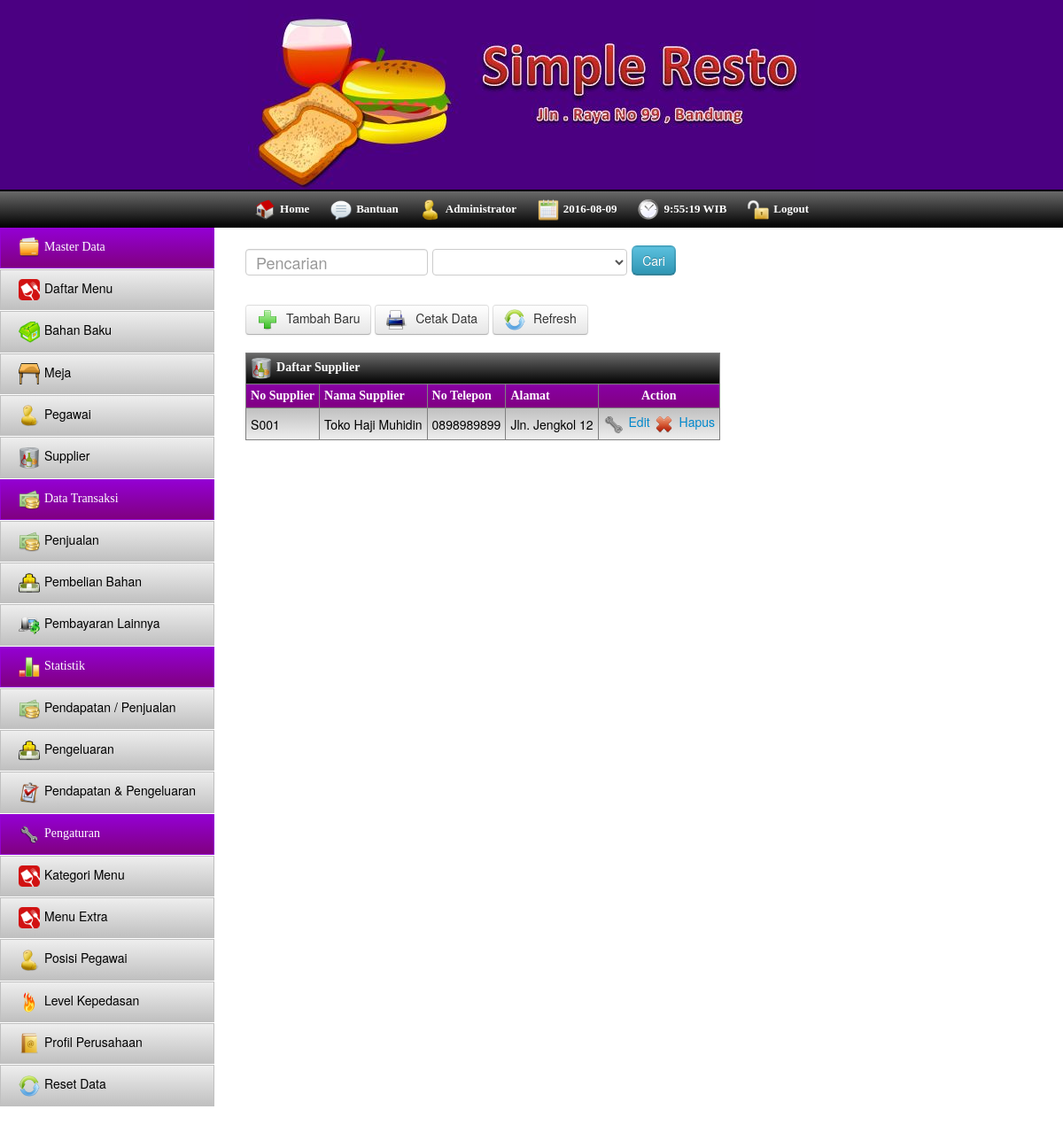
Page /index.php/supplier on the committed database.
### tables this page shows
CREATE TABLE IF NOT EXISTS `supplier` (
  `no_supplier` char(4) NOT NULL,
  `nama` varchar(25) NOT NULL,
  `telp` varchar(14) NOT NULL,
  `alamat` text NOT NULL,
  PRIMARY KEY (`no_supplier`)
);

### application/controllers/supplier.php (called while the page is built, shortened)
<?php if ( ! defined('BASEPATH')) exit('No direct script access allowed');
class Supplier extends CI_Controller{
	function __Construct(){
		$this->load->library('pagination');
		$this->load->Model('Model_supplier');
		$this->load->helper('form');
	}
	function index(){
		$config = array();
        $config["base_url"] = base_url() . "index.php/supplier/page";
        $config["total_rows"] = $this->Model_supplier->CountData();
        $config["per_page"] = 20;
        $config["uri_segment"] = 3;
		$config['first_link'] = 'Pertama';
		$config['last_link'] = 'Terakhir';
        $this->pagination->initialize($config);
        $page = ($this->uri->segment(3)) ? $this->uri->segment(3) : 0;
		$data = array(
			'title'=>'Data Supplier',
			'data'=>$this->Model_supplier->ReadData($config["per_page"], $page),
			'links'=>$this->pagination->create_links(),
			'page'=>$page,
			'totaldata'=>$this->Model_supplier->CountData()
		);
		$this->load->view('view_supplier',$data);
	}
}

### index.php (called while the page is built, shortened)
<?php
require_once BASEPATH.'core/CodeIgniter.php';

### application/models/model_supplier.php (called while the page is built, shortened)
<?php if ( ! defined('BASEPATH')) exit('No direct script access allowed');
class Model_supplier extends CI_Controller{
	function CountData(){
		 return $this->db->count_all('supplier');
	}
	function ReadData($limit, $start) {
        $this->db->limit($limit, $start);
		$this->db->order_by("no_supplier", "asc");
        $query = $this->db->get('supplier');
        if ($query->num_rows() > 0) {
            foreach ($query->result() as $row) {
                $data[] = $row;
            }
            return $data;
        }
        return false;
   }
}

### application/views/view_supplier.php (the view, shortened to what this page needs)
<html>
	<head>
		<?php include "com_library.php";?>
	</head>
	<body>
		<?php include "com_header.php"; ?>
		<?php include "com_toolbar.php"; ?>
		<div id="container">
			<?php include "com_navigasi.php";?>
			<div id="content">
				<div class="pencarian">
					<form class="form_cari" action="<?php echo base_url('index.php/supplier/search');?>">
						<span><input type="text" id="txtcari" name="txtcari" placeholder=" Pencarian" required/></span>
						<span><select id="cari" name="cari" required></select></span>
						<span><input type="submit" value="Cari" class="btn-info"/></span>
					</form>
				</div>
				<div id="button_list">
					<a href="javascript:void(0)" id="tambah" class="btn"><img src="<?php echo base_url();?>assets/img/tambah.png" class="icon"/> Tambah Baru</a>
					<a href="javascript:void(0)" id="cetak" class="btn"><img src="<?php echo base_url();?>assets/img/Print.png" class="icon"/> Cetak Data</a>
					<a href="javascript:void(0)" id="refresh" class="btn"><img src="<?php echo base_url();?>assets/img/update.png" class="icon"/> Refresh</a>
				</div>
				<div class="table_data">
					<table cellpadding="5" border="1">
						<thead>
							<tr class="tr_title">
								<th colspan="5"><img src="<?php echo base_url();?>assets/img/icon.ingr-database.png" class="icon"/>Daftar Supplier</th>
							</tr>
							<tr>
								<th>No Supplier</th>
								<th>Nama Supplier</th>
								<th>No Telepon</th>
								<th>Alamat</th>
								<th align='center'>Action</th>
							</tr>
						</thead>
						<tbody>
						<?php if($data){
							$no = $page+1;
							foreach($data as $data){
						?>
							<tr>
								<td><?php echo $data->no_supplier;?></td>
								<td><?php echo $data->nama;?></td>
								<td><?php echo $data->telp;?></td>
								<td><?php echo $data->alamat?></td>
								<td>
									<a href="javascript:void(0)" class="edit" id="<?php echo $data->no_supplier;?>"><img src="<?php echo base_url();?>assets/img/fix.png" class="icon"/>Edit</a>
									<a href="javascript:void(0)" class="hapus" id="<?php echo $data->no_supplier;?>"><img src="<?php echo base_url();?>assets/img/hapus.png" class="icon"/>Hapus</a>
								</td>
							</tr>
						<?php $no++; } } ?>
						</tbody>
					</table>
				</div>
			</div>
		</div>
	</body>
</html>

### assets/css/style.css (style rules this page uses)
body { margin: 0; }
.icon { width: 24px; height: 24px; border: 0; vertical-align: middle; margin-right: 5px; }
#container { overflow: auto; width: 100%; margin-bottom: 20px; }
#content { overflow: auto; }
#content .pencarian { margin: 20px 0px 20px 20px; font-size: 18px; }
#content .pencarian #txtcari { height: 30px; font-size: 18px; }
#content .pencarian input[type='submit'] { margin-bottom: 13px; padding: 5px 10px 5px 10px; border-radius: 6px; }
#content .table_data { margin: 20px 0px 20px 20px; }
#content .table_data table thead, .table_detail thead, .table_detail tfoot { background: linear-gradient(#9400D3, #800080); color: #fff; font-family: Comic Sans MS; font-weight: none; font-size: 14px; cursor: pointer; text-align: left; }
#content .table_data table thead .tr_title { background: linear-gradient(#696969, #000); color: #fff; }
#content .table_data tbody, .table_detail tbody { background: linear-gradient(silver,#eee); color: #000; font-size: 14px; }
#content .table_data a { text-decoration: none; font-size: 14px; }
#content #button_list { margin-left: 20px; margin-bottom: 10px; }

### rows in the picture
supplier: no_supplier "S001", nama "Toko Haji Muhidin", telp "0898989899", alamat "Jln. Jengkol 12"
